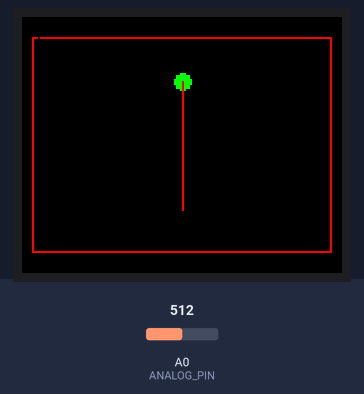
A sketch run on a simulated Arduino Uno, built with avr-gcc and run on an emulated ATmega328P. On the bench: 160×128 colour display. The test bench sets the inputs (shaded band); at power-on: A0 (ANALOG_PIN) = 512.

Above: at 1.2 s.
1.3 s: A0 (ANALOG_PIN) set to 716
At 2.6 s:
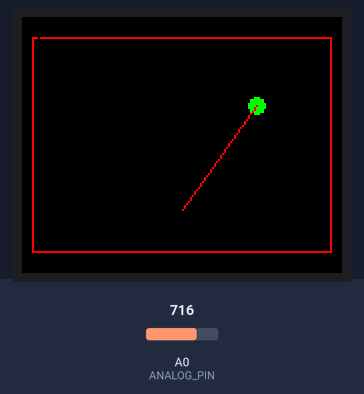
2.9 s: A0 (ANALOG_PIN) set to 900
At 3.9 s:
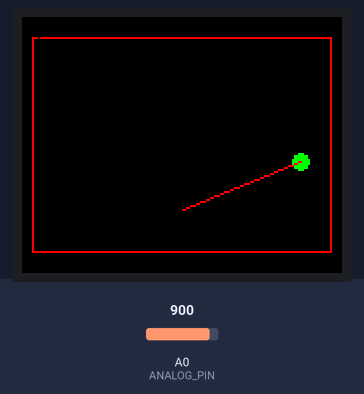
4.5 s: A0 (ANALOG_PIN) set to 1023
At 5.0 s:
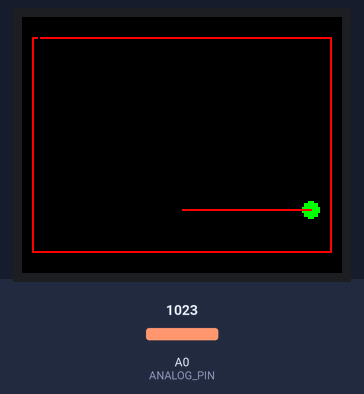
Timing chart, 0 to 7.5 s (numbered marks = the images above; inputs shaded):
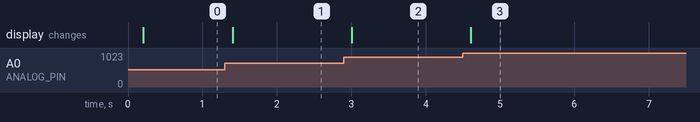

The sketch:

analog_gauge.ino
```cpp
#include "common.h"

#define MILLIS 200
#define ANALOG_PIN A0
#define X 80
#define Y 96
#define RAD 64

int sensor = 0;

TFT TFTscreen = TFT(cs, dc, rst);

void setup() {
	// Initialize screen
	TFTscreen.begin();
	TFTscreen.background(0, 0, 0);
	// Draw court
	TFTscreen.drawRect(COURT_X, COURT_Y, COURT_W, COURT_H, COLOR_RED);
}


void loop() {
	static unsigned long prev_ms = 0;
	if (millis() - prev_ms >= MILLIS) {
		prev_ms = millis();
		sensor = analogRead(ANALOG_PIN);
		draw_gauge(sensor, X, Y, RAD);
	}
}

double angle = 0;
double arcx = 0;
double arcy = 0;

void draw_gauge(int val, int cx, int cy, int rad) {	// val, center x, y
	//static int angle = 0;
	//static float arcx = 0;
	//static float arcy = 0;

	TFTscreen.fillCircle(arcx, arcy, 4, COLOR_BLACK);
	TFTscreen.fillCircle(arcx, arcy, 4, COLOR_BLACK);
	TFTscreen.fillCircle(arcx, arcy, 4, COLOR_BLACK);
	TFTscreen.fillCircle(arcx, arcy, 4, COLOR_BLACK);

	if(angle >= PI*3/4){
		TFTscreen.drawLine(arcx, arcy, cx, cy, COLOR_BLACK);
	} else if(angle >= PI/2){
		TFTscreen.drawLine(arcx, arcy, cx, cy, COLOR_BLACK);
		TFTscreen.drawLine(cx, cy, arcx, arcy, COLOR_BLACK);
	} else if(angle >= PI/4){
		TFTscreen.drawLine(cx, cy, arcx, arcy, COLOR_BLACK);
		TFTscreen.drawLine(arcx, arcy, cx, cy, COLOR_BLACK);
	} else if(angle >= 0){
		TFTscreen.drawLine(cx, cy, arcx, arcy, COLOR_BLACK);
	}

	angle = PI-PI*(val/1023.0);
	arcx = cos(angle)*rad + cx;
	arcy = -sin(angle)*rad + cy;


	TFTscreen.fillCircle(arcx, arcy, 4, COLOR_GREEN);
	if(angle >= PI*3/4){
		TFTscreen.drawLine(arcx, arcy, cx, cy, COLOR_RED);
	} else if(angle >= PI/2){
		TFTscreen.drawLine(arcx, arcy, cx, cy, COLOR_RED);
		TFTscreen.drawLine(cx, cy, arcx, arcy, COLOR_RED);
	} else if(angle >= PI/4){
		TFTscreen.drawLine(arcx, arcy, cx, cy, COLOR_RED);
		TFTscreen.drawLine(cx, cy, arcx, arcy, COLOR_RED);
	} else if(angle >= 0){
		TFTscreen.drawLine(cx, cy, arcx, arcy, COLOR_RED);
	}

}
```

common.h
```cpp
// COMMON DEFINITIONS
#include <TFT.h>
#include <SPI.h>
#include <avr/pgmspace.h>

// TFT DEFINITIONS
#define cs  10
#define dc   9
#define rst  8

// 16-bit ('565') colors
#define COLOR_BLACK 0x0000
#define COLOR_WHITE 0xFFFF
#define COLOR_RED 0xF800
#define COLOR_GREEN 0x07E0
#define COLOR_BLUE 0x001F
#define COLOR_CYAN 0x07FF
#define COLOR_MAGENTA 0xF81F
#define COLOR_YELLOW 0xFFE0
#define COLOR_ORANGE 0xFC00

/// Court parameters
#define COURT_X 5
#define COURT_Y 10
#define COURT_W 150
#define COURT_H 108

// Court structure
typedef struct {
	int top;
	int bottom;
	int left;
	int right;
} court_t;
```

Measured:
- after the input at 1.3 s, the display: changes after 0.11 s (image 1)
- after the input at 2.9 s, the display: changes after 0.11 s (image 2)
- after the input at 4.5 s, the display: changes after 0.11 s (image 3)
